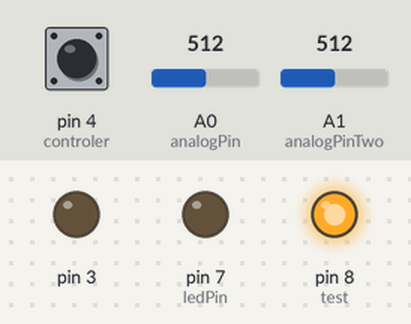
The sketch below on a simulated Arduino Uno, built with avr-gcc and run on an emulated ATmega328P. On the bench: output pins drawn as LEDs (lit = HIGH). Dashed ring = blinking. The inputs (shaded band) are chosen by the test bench; at power-on: pin 4 (controler) HIGH, A0 (analogPin) = 512, A1 (analogPinTwo) = 512. What the sketch prints to the serial monitor is not drawn.

Above: at 3.6 s.
3.7 s: pin 4 (controler) pulled LOW for 0.15 s
At 3.81 s:
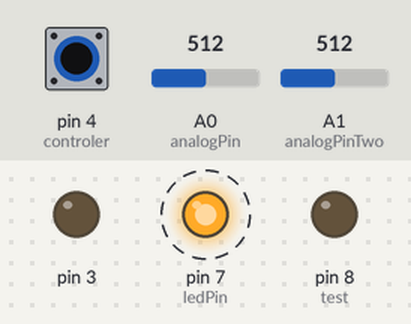
6.7 s: pin 4 (controler) pulled LOW for 3.2 s
At 11.6 s:
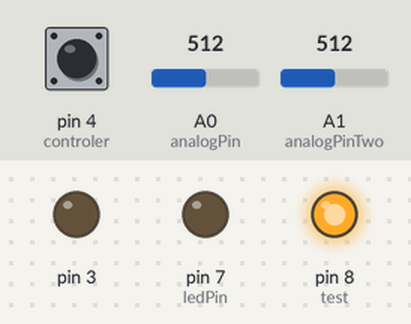
Timing chart, 0 to 13.1 s (numbered marks = the images above; inputs shaded):
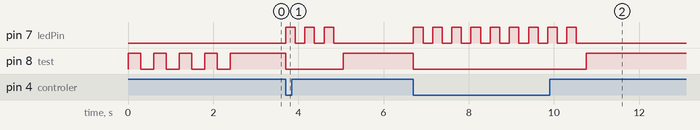

Measured:
- after the input at 3.7 s, pin 7 (ledPin): alternates HIGH for 0.23 s and LOW for 0.23 s, 6 changes in all, then stays LOW, starting at once; pin 8 (test): HIGH → LOW at once, → HIGH 1.4 s later
- after the input at 6.7 s, pin 7 (ledPin): alternates HIGH for 0.23 s and LOW for 0.23 s, 18 changes in all, then stays LOW, starting at once; pin 8 (test): HIGH → LOW at once, → HIGH 4.1 s later

The sketch:

3times.ino
```cpp
int ledPin=7;
int controler=4;
int test=8;
int analogPin=A0;
int analogPinTwo=A1;

void setup() {

  // put your setup code here, to run once:
Serial.begin(9600);
pinMode(ledPin,OUTPUT);
pinMode(controler,INPUT_PULLUP);
pinMode(3,OUTPUT);
pinMode(test,OUTPUT);
int x=0;
//this is great!!!
while(x<4){
 blinkLED(test,300,1);
  x++;
  }
  digitalWrite(test,HIGH);
}

void loop() {

  // put your main code here, to run repeatedly:
  int x=0;
  int potValue=analogRead(analogPin);
  int potBlinkControler=analogRead(analogPinTwo);
//  Serial.println(potBlinkControler);
  int blinkNTimes=map(potBlinkControler,0,1023,1,5);
  Serial.println(blinkNTimes);
//  Serial.println(potValue);


  int T=map(potValue,0,1023,100,350);
//  Serial.println(T);
if(digitalRead(controler)==LOW){
digitalWrite(test,LOW);
blinkLED(ledPin,T,blinkNTimes);
  }
  else{
//    Serial.println("dones't works");
digitalWrite(ledPin,LOW);
digitalWrite(test,HIGH);
 }
//the potentiometer

}

int blinkLED(int p,int d,int x){
  for(byte i=0;i<x;i++){
    digitalWrite(p,HIGH);
  delay(d);
  digitalWrite(p,LOW);
  delay(d);
    }
  }
```
